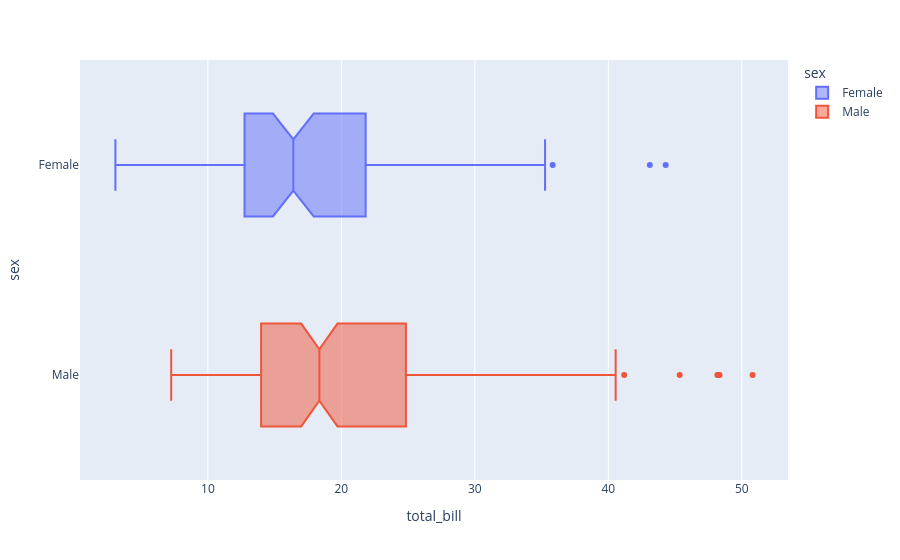

Notebook code cell kept with this figure:
### Code cell
fig = px.box(df, x='total_bill', y='sex', color='sex', notched=True)
fig.show()

### Figure 1 — Plotly figure (JSON) as saved in the notebook; plotly's stock layout.template omitted (floating-point values rounded to 4 significant figures; data arrays with more than 128 entries replaced by an {"elided": "..."} marker saying what was removed)
{"data": [{"alignmentgroup": "True", "hovertemplate": "sex=%{y}<br>total_bill=%{x}<extra></extra>", "legendgroup": "Female", "marker": {"color": "#636efa"}, "name": "Female", "notched": true, "offsetgroup": "Female", "orientation": "h", "showlegend": true, "type": "box", "x": [16.99, 24.59, 35.26, 14.83, 10.33, 16.97, 20.29, 15.77, 19.65, 15.06, 20.69, 16.93, 10.29, 34.81, 26.41, 16.45, 3.07, 17.07, 26.86, 25.28, 14.73, 10.07, 34.83, 5.75, 16.32, 22.75, 11.35, 15.38, 44.3, 22.42, 20.92, 14.31, 7.25, 25.71, 17.31, 10.65, 12.43, 24.08, 13.42, 12.48, 29.8, 14.52, 11.38, 20.27, 11.17, 12.26, 18.26, 8.51, 10.33, 14.15, 13.16, 17.47, 27.05, 16.43, 8.35, 18.64, 11.87, 29.85, 25.0, 13.39, 16.21, 17.51, 10.59, 10.63, 9.6, 20.9, 18.15, 19.81, 43.11, 13.0, 12.74, 13.0, 16.4, 16.47, 12.76, 13.27, 28.17, 12.9, 30.14, 13.42, 15.98, 16.27, 10.09, 22.12, 35.83, 27.18, 18.78], "x0": " ", "xaxis": "x", "y": ["Female", "Female", "Female", "Female", "Female", "Female", "Female", "Female", "Female", "Female", "Female", "Female", "Female", "Female", "Female", "Female", "Female", "Female", "Female", "Female", "Female", "Female", "Female", "Female", "Female", "Female", "Female", "Female", "Female", "Female", "Female", "Female", "Female", "Female", "Female", "Female", "Female", "Female", "Female", "Female", "Female", "Female", "Female", "Female", "Female", "Female", "Female", "Female", "Female", "Female", "Female", "Female", "Female", "Female", "Female", "Female", "Female", "Female", "Female", "Female", "Female", "Female", "Female", "Female", "Female", "Female", "Female", "Female", "Female", "Female", "Female", "Female", "Female", "Female", "Female", "Female", "Female", "Female", "Female", "Female", "Female", "Female", "Female", "Female", "Female", "Female", "Female"], "y0": " ", "yaxis": "y"}, {"alignmentgroup": "True", "hovertemplate": "sex=%{y}<br>total_bill=%{x}<extra></extra>", "legendgroup": "Male", "marker": {"color": "#EF553B"}, "name": "Male", "notched": true, "offsetgroup": "Male", "orientation": "h", "showlegend": true, "type": "box", "x": {"elided": "157 float values"}, "x0": " ", "xaxis": "x", "y": {"elided": "157 str values"}, "y0": " ", "yaxis": "y"}], "layout": {"boxmode": "overlay", "legend": {"title": {"text": "sex"}, "tracegroupgap": 0}, "margin": {"t": 60}, "xaxis": {"anchor": "y", "domain": [0, 1], "title": {"text": "total_bill"}}, "yaxis": {"anchor": "x", "categoryarray": ["Male", "Female"], "categoryorder": "array", "domain": [0, 1], "title": {"text": "sex"}}}}
